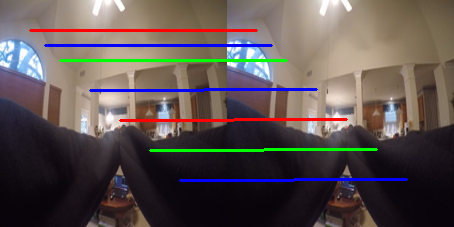
#> input picture example1-1-2-default-H-fewpoints.png, 454 x 227 px, given in place of albert_front.mp4, which was not available
$ python trialoptical.py
#> lines starting #> are read from the running program, lines starting #| are printed output that depends on the picture; pictures that were not available may be replaced by others from this repository, and a replacement may not be noted
#!/usr/bin/env python
# coding: utf-8

# In[1]:


import cv2
import numpy as np

# Get a VideoCapture object from video and store it in vs
vc = cv2.VideoCapture("albert_front.mp4")
# Read first frame
ret, first_frame = vc.read()
#> first_frame is the input picture: shape (227, 454, 3); mean B, G, R 80, 81.4, 92.2
# Scale and resize image
resize_dim = 600
max_dim = max(first_frame.shape)
#> max_dim = 454
scale = resize_dim / max_dim
#> scale = 1.32
first_frame = cv2.resize(first_frame, None, fx=scale, fy=scale)
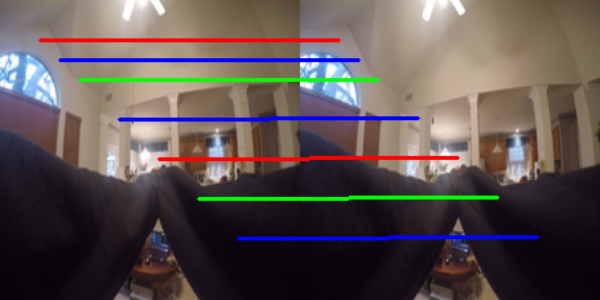
#> first_frame: shape (300, 600, 3); mean B, G, R 79.9, 81.3, 92.1
# Convert to gray scale
prev_gray = cv2.cvtColor(first_frame, cv2.COLOR_BGR2GRAY)
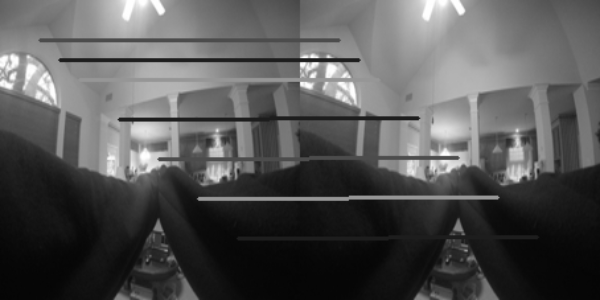
#> prev_gray: shape (300, 600); min 4, max 255, mean 84.3

# Create mask
mask = np.zeros_like(first_frame)
# Sets image saturation to maximum
mask[..., 1] = 255

out = cv2.VideoWriter('video.mp4', -1, 1, (600, 600))

while (vc.isOpened()):
    # Read a frame from video
    ret, frame = vc.read()

    # Convert new frame format`s to gray scale and resize gray frame obtained
    gray = cv2.cvtColor(frame, cv2.COLOR_BGR2GRAY)
    gray = cv2.resize(gray, None, fx=scale, fy=scale)
#> gray: shape (300, 600)

    # Calculate dense optical flow by Farneback method
    # https://docs.opencv.org/3.0-beta/modules/video/doc/motion_analysis_and_object_tracking.html#calcopticalflowfarneback
    flow = cv2.calcOpticalFlowFarneback(prev_gray, gray, None, pyr_scale=0.5, levels=5, winsize=11, iterations=5,
                                        poly_n=5, poly_sigma=1.1, flags=0)
    # Compute the magnitude and angle of the 2D vectors
    magnitude, angle = cv2.cartToPolar(flow[..., 0], flow[..., 1])
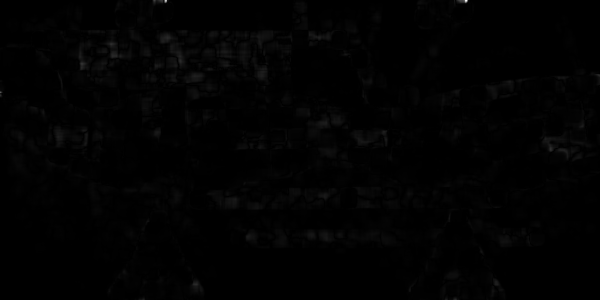
#> magnitude: shape (300, 600) float32; min 9.43e-09, max 1.64, mean 0.0146; drawn with min black and max white
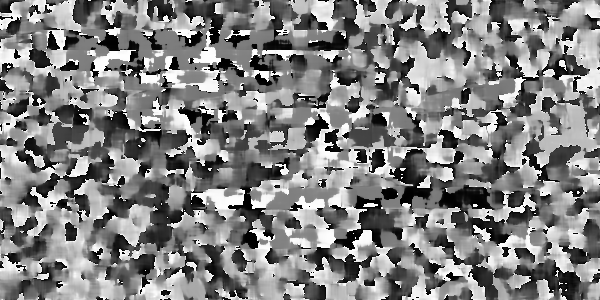
#> angle: shape (300, 600) float32; min 1.25e-05, max 6.28, mean 3.2; drawn with min black and max white
    # Set image hue according to the optical flow direction
    mask[..., 0] = angle * 180 / np.pi / 2
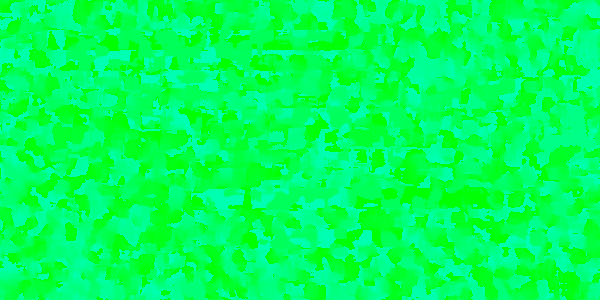
#> mask: shape (300, 600, 3); mean of channels 0, 1, 2 91.3, 255, 0; drawn as B, G, R
    # Set image value according to the optical flow magnitude (normalized)
    mask[..., 2] = cv2.normalize(magnitude, None, 0, 255, cv2.NORM_MINMAX)
    # Convert HSV to RGB (BGR) color representation
    rgb = cv2.cvtColor(mask, cv2.COLOR_HSV2BGR)

    # Resize frame size to match dimensions
    frame = cv2.resize(frame, None, fx=scale, fy=scale)

    # Open a new window and displays the output frame
    dense_flow = cv2.addWeighted(frame, 1, rgb, 2, 0)
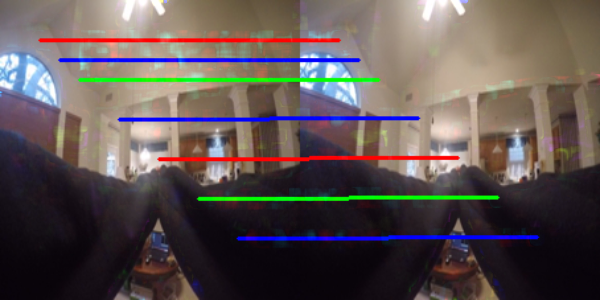
#> dense_flow: shape (300, 600, 3); mean B, G, R 81.6, 82.9, 93.7
    cv2.imshow("Dense optical flow", dense_flow)
    out.write(dense_flow)
    # Update previous frame
    prev_gray = gray
    # Frame are read by intervals of 1 millisecond. The programs breaks out of the while loop when the user presses the 'q' key
    if cv2.waitKey(10) & 0xFF == ord('q'):
#> (key q is pressed here)
        break
# The following frees up resources and closes all windows
vc.release()

cv2.destroyAllWindows()

$ run again, on 1.png
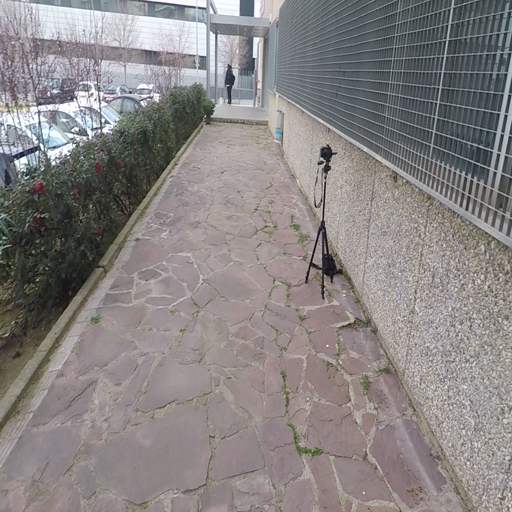
#> input picture 1.png, 512 x 512 px, given in place of albert_front.mp4, which was not available
#> first_frame is the input picture: shape (512, 512, 3); mean B, G, R 131.6, 132.1, 136.5
#> first_frame: shape (600, 600, 3)
#> `magnitude, angle = cv2.cartToPolar(flow[..., 0], flow[..., 1])`:
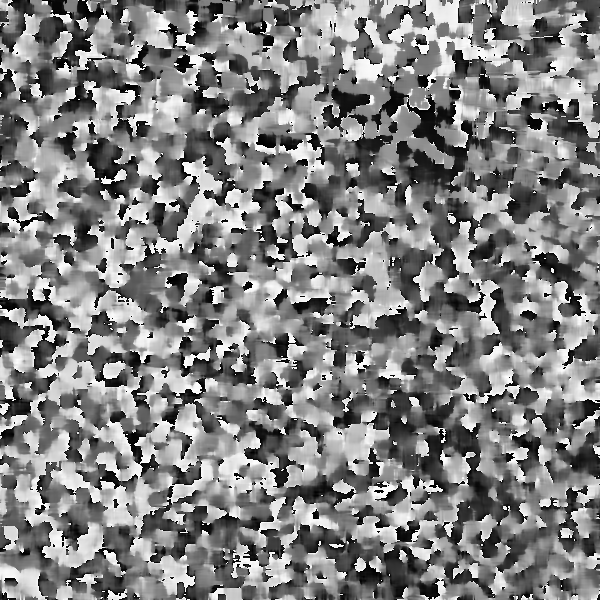
#> angle: shape (600, 600) float32; min 2.44e-05, max 6.28, mean 3.19; drawn with min black and max white
#> `mask[..., 0] = angle * 180 / np.pi / 2`:
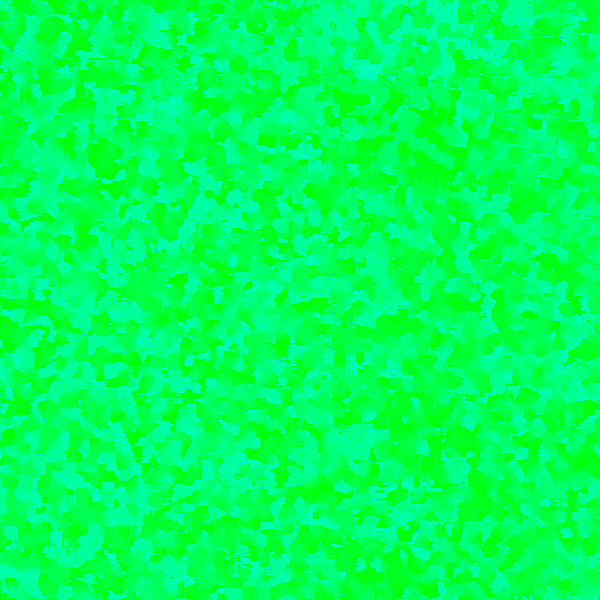
#> mask: shape (600, 600, 3); mean of channels 0, 1, 2 90.9, 255, 0; drawn as B, G, R

$ run again, on 193H-25points.png
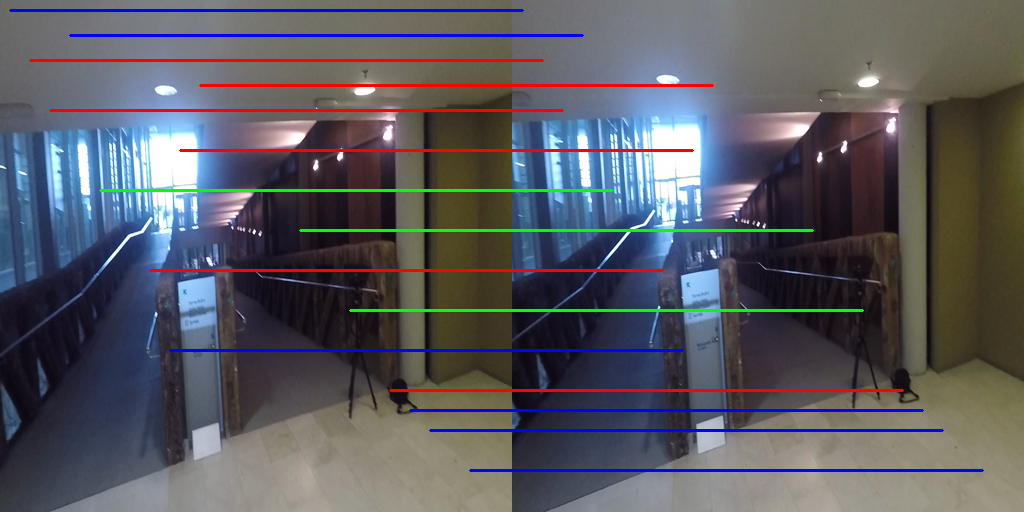
#> input picture 193H-25points.png, 1024 x 512 px, given in place of albert_front.mp4, which was not available
#> first_frame is the input picture: shape (512, 1024, 3); mean B, G, R 96.6, 89.6, 90
#> first_frame: shape (300, 600, 3)
#> `rgb = cv2.cvtColor(mask, cv2.COLOR_HSV2BGR)`:
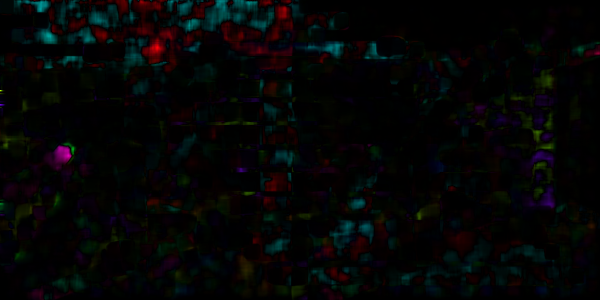
#> rgb: shape (300, 600, 3); mean B, G, R 5, 5.1, 4.6
#> `dense_flow = cv2.addWeighted(frame, 1, rgb, 2, 0)`:
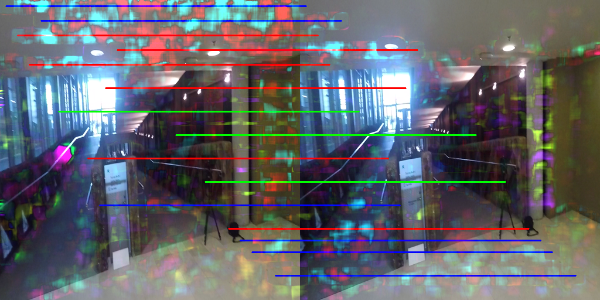
#> dense_flow: shape (300, 600, 3); mean B, G, R 105.6, 99.4, 98.5
